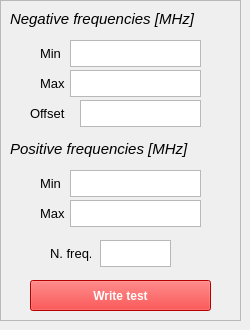
        <widget class="QWidget" name="Page">
         <attribute name="label">
          <string>Write test comb</string>
         </attribute>
         <widget class="QFrame" name="frame_9">
          <property name="geometry">
           <rect>
            <x>0</x>
            <y>0</y>
            <width>241</width>
            <height>321</height>
           </rect>
          </property>
          <property name="frameShape">
           <enum>QFrame::StyledPanel</enum>
          </property>
          <property name="frameShadow">
           <enum>QFrame::Raised</enum>
          </property>
          <widget class="QLabel" name="label_41">
           <property name="geometry">
            <rect>
             <x>10</x>
             <y>10</y>
             <width>191</width>
             <height>17</height>
            </rect>
           </property>
           <property name="font">
            <font>
             <pointsize>11</pointsize>
             <weight>50</weight>
             <italic>true</italic>
             <bold>false</bold>
             <underline>false</underline>
             <kerning>true</kerning>
            </font>
           </property>
           <property name="text">
            <string>Negative frequencies [MHz]</string>
           </property>
          </widget>
          <widget class="QLabel" name="label_42">
           <property name="geometry">
            <rect>
             <x>40</x>
             <y>45</y>
             <width>41</width>
             <height>17</height>
            </rect>
           </property>
           <property name="font">
            <font>
             <pointsize>10</pointsize>
             <weight>50</weight>
             <bold>false</bold>
            </font>
           </property>
           <property name="text">
            <string>Min</string>
           </property>
          </widget>
          <widget class="QLabel" name="label_43">
           <property name="geometry">
            <rect>
             <x>40</x>
             <y>75</y>
             <width>31</width>
             <height>17</height>
            </rect>
           </property>
           <property name="font">
            <font>
             <pointsize>10</pointsize>
             <weight>50</weight>
             <bold>false</bold>
            </font>
           </property>
           <property name="text">
            <string>Max</string>
           </property>
          </widget>
          <widget class="QTextEdit" name="minNegEdit">
           <property name="geometry">
            <rect>
             <x>70</x>
             <y>40</y>
             <width>131</width>
             <height>27</height>
            </rect>
           </property>
           <property name="font">
            <font>
             <weight>50</weight>
             <bold>false</bold>
            </font>
           </property>
          </widget>
          <widget class="QTextEdit" name="maxNegEdit">
           <property name="geometry">
            <rect>
             <x>70</x>
             <y>70</y>
             <width>131</width>
             <height>27</height>
            </rect>
           </property>
           <property name="font">
            <font>
             <weight>50</weight>
             <bold>false</bold>
            </font>
           </property>
          </widget>
          <widget class="QLabel" name="label_46">
           <property name="geometry">
            <rect>
             <x>10</x>
             <y>140</y>
             <width>181</width>
             <height>17</height>
            </rect>
           </property>
           <property name="font">
            <font>
             <pointsize>11</pointsize>
             <weight>50</weight>
             <italic>true</italic>
             <bold>false</bold>
             <underline>false</underline>
             <kerning>true</kerning>
            </font>
           </property>
           <property name="text">
            <string>Positive frequencies [MHz]</string>
           </property>
          </widget>
          <widget class="QTextEdit" name="maxPosEdit">
           <property name="geometry">
            <rect>
             <x>70</x>
             <y>200</y>
             <width>131</width>
             <height>27</height>
            </rect>
           </property>
           <property name="font">
            <font>
             <weight>50</weight>
             <bold>false</bold>
            </font>
           </property>
          </widget>
          <widget class="QTextEdit" name="minPosEdit">
           <property name="geometry">
            <rect>
             <x>70</x>
             <y>170</y>
             <width>131</width>
             <height>27</height>
            </rect>
           </property>
           <property name="font">
            <font>
             <weight>50</weight>
             <bold>false</bold>
            </font>
           </property>
          </widget>
          <widget class="QLabel" name="label_47">
           <property name="geometry">
            <rect>
             <x>40</x>
             <y>175</y>
             <width>41</width>
             <height>17</height>
            </rect>
           </property>
           <property name="font">
            <font>
             <pointsize>10</pointsize>
             <weight>50</weight>
             <bold>false</bold>
            </font>
           </property>
           <property name="text">
            <string>Min</string>
           </property>
          </widget>
          <widget class="QLabel" name="label_48">
           <property name="geometry">
            <rect>
             <x>40</x>
             <y>205</y>
             <width>31</width>
             <height>17</height>
            </rect>
           </property>
           <property name="font">
            <font>
             <pointsize>10</pointsize>
             <weight>50</weight>
             <bold>false</bold>
            </font>
           </property>
           <property name="text">
            <string>Max</string>
           </property>
          </widget>
          <widget class="QTextEdit" name="nFreqsEdit">
           <property name="geometry">
            <rect>
             <x>100</x>
             <y>240</y>
             <width>71</width>
             <height>27</height>
            </rect>
           </property>
           <property name="font">
            <font>
             <weight>50</weight>
             <bold>false</bold>
            </font>
           </property>
          </widget>
          <widget class="QLabel" name="label_49">
           <property name="geometry">
            <rect>
             <x>50</x>
             <y>245</y>
             <width>41</width>
             <height>17</height>
            </rect>
           </property>
           <property name="font">
            <font>
             <pointsize>10</pointsize>
             <weight>50</weight>
             <bold>false</bold>
            </font>
           </property>
           <property name="text">
            <string>N. freq.</string>
           </property>
          </widget>
          <widget class="QPushButton" name="writeTestBtn">
           <property name="geometry">
            <rect>
             <x>30</x>
             <y>280</y>
             <width>181</width>
             <height>31</height>
            </rect>
           </property>
           <property name="font">
            <font>
             <weight>75</weight>
             <bold>true</bold>
            </font>
           </property>
           <property name="styleSheet">
            <string notr="true">color: white;
background-color: red</string>
           </property>
           <property name="text">
            <string>Write test</string>
           </property>
          </widget>
          <widget class="QTextEdit" name="offsetEdit">
           <property name="geometry">
            <rect>
             <x>80</x>
             <y>100</y>
             <width>121</width>
             <height>27</height>
            </rect>
           </property>
           <property name="font">
            <font>
             <weight>50</weight>
             <bold>false</bold>
            </font>
           </property>
          </widget>
          <widget class="QLabel" name="label_50">
           <property name="geometry">
            <rect>
             <x>30</x>
             <y>105</y>
             <width>41</width>
             <height>17</height>
            </rect>
           </property>
           <property name="font">
            <font>
             <pointsize>10</pointsize>
             <weight>50</weight>
             <bold>false</bold>
            </font>
           </property>
           <property name="text">
            <string>Offset</string>
           </property>
          </widget>
         </widget>
        </widget>
